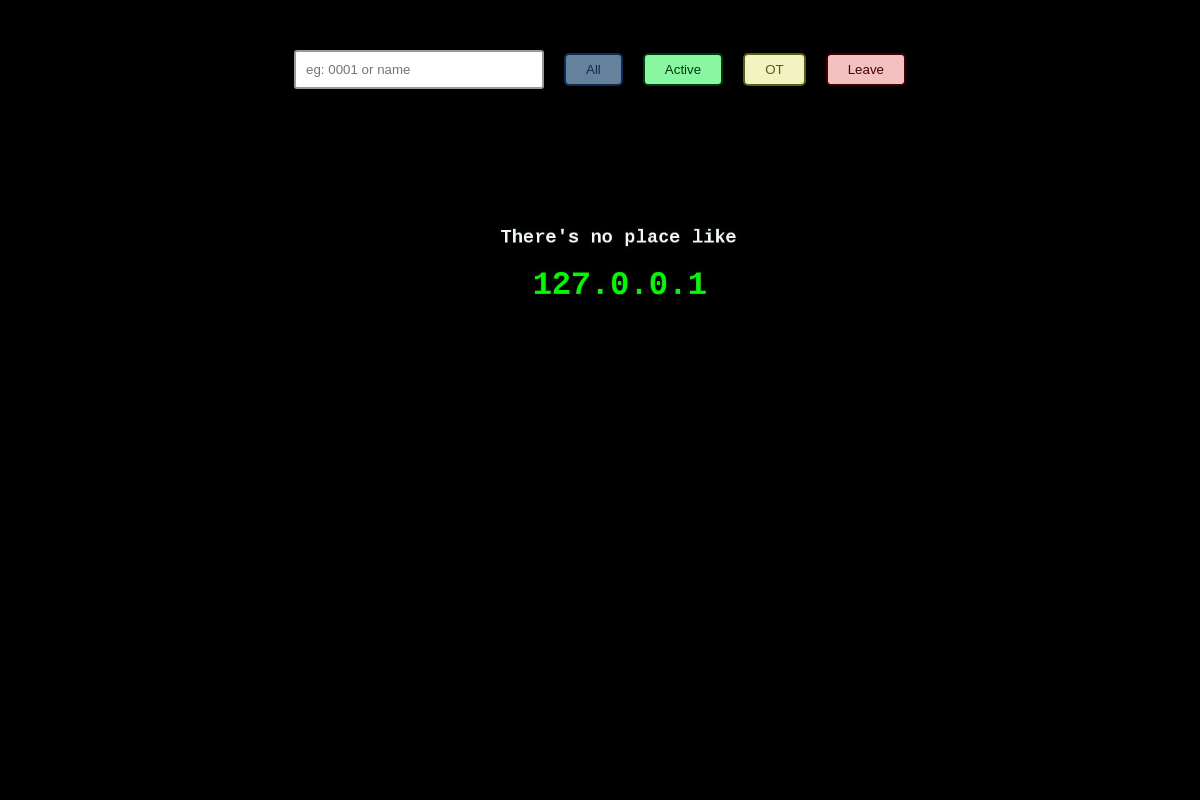
Before: /profile-view (signed in) with the older database file.
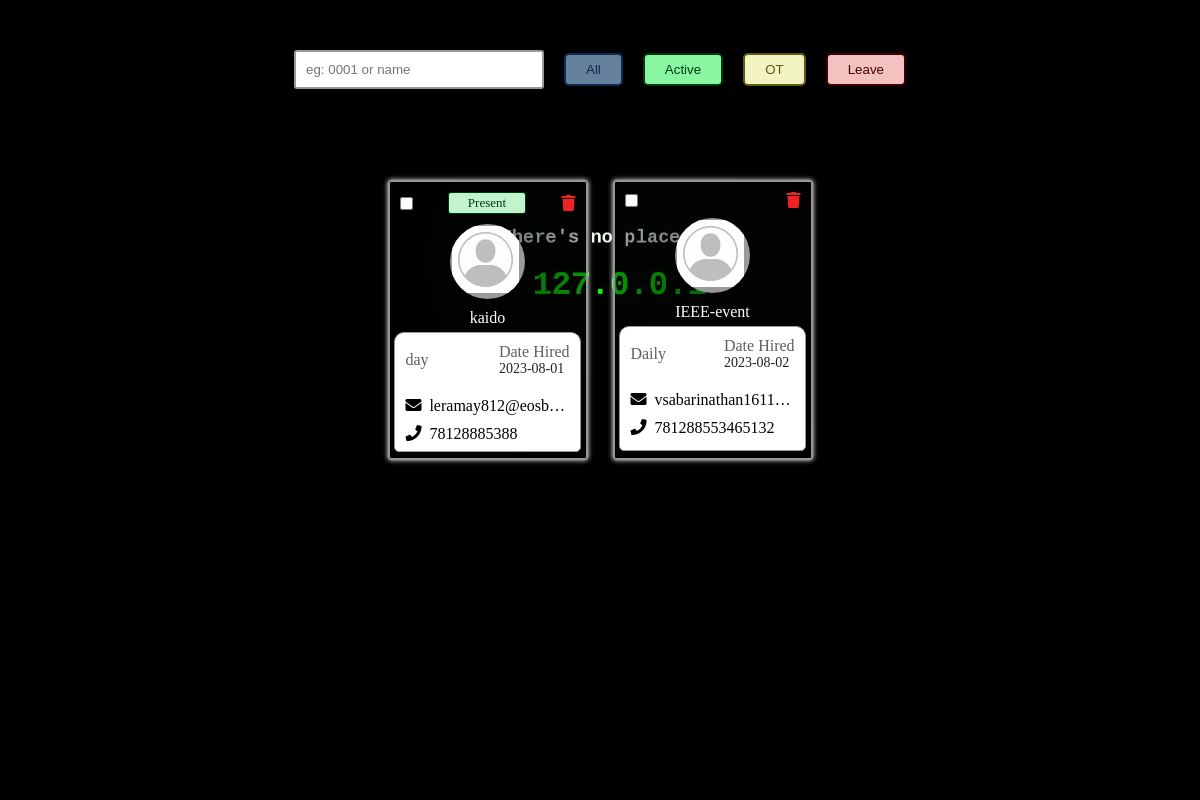
After: the same page with the newer database file.
### app/models.py (models this page shows)
class Employee(db.Model,UserMixin):
    id=db.Column(db.Integer,primary_key=True)
    name=db.Column(db.String(150),nullable=False)
    date = db.Column(db.DateTime(timezone=True), default=func.now())
    dob = db.Column(db.DateTime(timezone=True))
    workType=db.Column(db.String(150))
    email=db.Column(db.String(150),unique=True)
    phoneNumber=db.Column(db.Integer)
    adharNumber=db.Column(db.Integer)
    gender = db.Column(db.String(150))
    address=db.Column(db.String(150))
    profile_pic = db.Column(db.String(100000), default='Default/Default.jpeg')
    attendance = db.relationship('Attendance',backref='employee')

class Attendance(db.Model,UserMixin):
    id=db.Column(db.Integer,primary_key=True)
    date = db.Column(db.DateTime(timezone=True), default=func.now())
    emp_id = db.Column(db.Integer, db.ForeignKey('employee.id'))
    attendance =db.Column(db.String(150))
    wages_per_Day=db.Column(db.String(150))
    inTime=db.Column(db.String(150))
    outTime=db.Column(db.String(150))
    overtime=db.Column(db.String(150),default='00:00')
    shift=db.Column(db.String(150))

### app/views.py (the view)
@views.route('/profile-view')
@login_required
def profileView():
    try:
        employee =Employee.query.order_by(Employee.id)
    except Exception as error:
        flash(error)
    current_date = datetime.now().date()
    return render_template('profile.html',employee=employee,current_date=current_date)

### app/__init__.py (called while the page is built)
def create_app():
    app= Flask(__name__)
    app.config['SECRET_KEY'] = '#$&^&^WYYDUHS&YWE'
    app.config['SQLALCHEMY_DATABASE_URI'] = 'sqlite:///{}'.format(DB_NAME)
    app.config['SQLALCHEMY_TRACK_MODIFICATIONS']= False
    db.init_app(app)
    app.config['MAIL_SERVER'] = 'smtp.gmail.com'
    app.config['MAIL_PORT'] = 465
    app.config['MAIL_USE_SSL'] = True
    from .auth import auth
    from .views import views
    app.register_blueprint(views,url_prefix='/')
    app.register_blueprint(auth,url_prefix='/')
    from.models import Login_admin,Employee,Attendance
    with app.app_context():
        db.create_all()
    login_manager = LoginManager()
    login_manager.login_view = 'auth.login'
    login_manager.init_app(app)
    @login_manager.user_loader
    def load_user(id):
        return Login_admin.query.get(int(id))
    return app

### app/templates/profile.html (shortened to what this page needs)
<!DOCTYPE html>
<html lang="en">
<head>
    <link rel="stylesheet" href="static/css/profile.css">
    <link rel="stylesheet" href="https://cdnjs.cloudflare.com/ajax/libs/font-awesome/5.15.3/css/all.min.css">
</head>
<body>
    <div class="usercontainer">
        <div class="filter">
            <input type="text" name="filterinput" id="filterinput" placeholder="eg: 0001 or name">
            <button type="button" class="filter-btn all">All</button>
            <button type="button" class="filter-btn active-btn">Active</button>
            <button type="button" class="filter-btn ot-btn">OT</button>
            <button type="button" class="filter-btn leave-btn">Leave</button>
        </div>
        <div class="detailsBox">
            {%for emp in employee%}
            <div class="user" index="{{emp.id}}">
                <div class="options">
                    <div class="opt"><input type="checkbox" name="usercheck" id="usercheck"></div>
                    <div class="opt">
                        {% for attendance in emp.attendance %}
                        {%if attendance.date.date() == current_date%}
                          <p class="indicate active">
                            {{ attendance.attendance }}
                          </p>
                          {%endif%}
                        {% endfor %}
                      </div>
                    <div class="opt"><i class="del fas fa-trash delete-icon"></i></div>
                </div>
                <div class="mid">
                    <div class="prof">
                        <img src="/static/img/profile/{{emp.profile_pic}}" alt="">
                    </div>
                    <div class="username">{{emp.name}}
                    </div>
                </div>
                <div class="bottoms">
                    <div class="detBox">
                        <div class="dettop">
                            <div class="type">
                                <span>{{emp.workType}}</span> <br>
                            </div>
                            <div class="doj">
                                <span>Date Hired</span>
                                <p>{{emp.date.date()}}</p>
                            </div>
                        </div>
                        <div class="detbottom">
                            <p class="mail"><i class="fas fa-envelope"></i>&nbsp; {{emp.email}}</p>
                            <p class="phone"><i class="fas fa-phone"></i>&nbsp; {{emp.phoneNumber}}</p>
                        </div>
                    </div>
                </div>
            </div>
            {%endfor%}
        </div>
    </div>
</body>
</html>

### app/static/css/profile.css (style rules this page uses)
* { margin: 0; padding: 0; box-sizing: border-box; }
.usercontainer { width: 100vw; height: 100vh; position: absolute; display: flex; flex-direction: column; gap: 10px; align-items: center; justify-content: center; overflow-x: hidden; background-image: url(/static/img/back2.jpg); background-size: 100%; }
.detailsBox { width: 90vw; min-height: 50vh; position: absolute; overflow-x: hidden; display: flex; gap: 25px; align-items: center; justify-content: center; top: 120px; padding: 10px; flex-wrap: wrap; }
.filter { position: absolute; top: 50px; width: 100%; display: flex; align-items: center; justify-content: center; gap: 20px; }
#filterinput { padding: 10px; border-radius: 3px; border: 2px solid #999; outline: none; width: 250px; }
.filter-btn { padding: 7px 20px; border-radius: 5px; border: 2px solid ; outline: none; cursor: pointer; }
.active-btn { background: #89f7a1; color: #003a0d; }
.ot-btn { color: #5b5d0b; background-color: #f1f4c1; }
.leave-btn { color: #420000; background-color: #f4c1c1; }
.all { color: #0E2954; background: #a0ccf7a1; }
.user { width: 200px; height: 280px; border-radius: 3px; display: flex; flex-direction: column; overflow: hidden; box-shadow: 0px 0px 5px #fff; backdrop-filter: blur(100px); border: 2px solid #969696; color: white; }
.options { flex-basis: 7%; width: 100%; height: 100%; display: flex; align-items: center; justify-content: space-between; }
.opt { display: flex; flex-direction: column; margin: 10px; }
.mid { flex-basis: 30%; width: 100%; height: 100%; display: flex; flex-direction: column; align-items: center; justify-content: center; gap: 10px; margin-bottom: 5px; }
.prof { width: 75px; height: 75px; border-radius: 50%; background: #999; overflow: hidden; }
.prof img { width: 90%; height: 90%; margin: 2%; }
.bottoms { flex-basis: 65%; width: 100%; height: 100%; color: #000; }
.detBox { width: 95%; height:95%; border-radius: 10px 10px 5px 5px; background: #ffffff; margin: 0 auto; border: 1px solid #999; }
.dettop { display: flex; align-items: center; justify-content: space-between; padding: 10px; }
.dettop span { color: #5f5f5f; }
.dettop p { color: #222222; font-size: 14px; }
.detbottom { display: flex; flex-direction: column; padding: 10px; gap: 10px; }
.mail { white-space: nowrap; overflow: hidden; text-overflow: ellipsis; }
.indicate { font-size: 13px; padding: 2px 19px; border-radius: 3px; border: 1px solid; text-transform: capitalize; }
.indicate.active { color: #003a0d; background-color: #c1f4cc; }
.delete-icon { cursor: pointer; color: #ef2323; }
#usercheck { cursor: pointer; accent-color: #45cf63; }

Changed rows visible on the page:
added Employee: profile_pic (placeholder picture), name "kaido", workType "day", date "2023-08-01", email "leramay812@eosb…", phoneNumber "78128885388"
now on this page (row unchanged): Attendance: attendance "Present"
added Employee: profile_pic (placeholder picture), name "IEEE-event", workType "Daily", date "2023-08-02", email "vsabarinathan1611…", phoneNumber "781288553465132"
